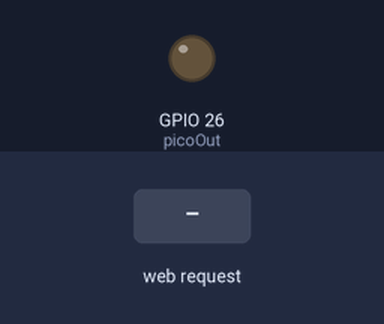
This program was run on a simulated Raspberry Pi (BCM pin numbers). Parts: output pins drawn as LEDs (lit = HIGH). Inputs (shaded band) come from the test bench. A web server runs the application; the clock reads 2024-03-15 10:24:30 at power-on unless the program sets it; what the program prints to the terminal is not drawn.

Above: at 1.2 s.
1.3 s: HTTP request for / received
At 2.0 s:
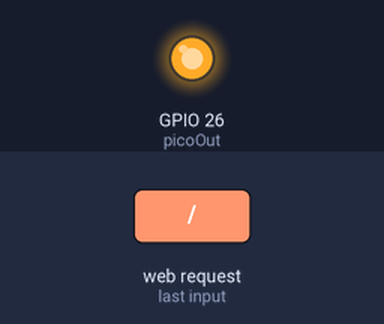
Timing chart, 0 to 4.3 s (numbered marks = the images above; inputs shaded):
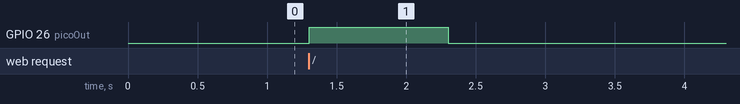

The program:

app.py
```python
# app.py
# simple flask app that triggers an output to a rpi pico on GPIO26 to trigger the relay on the pico.
# this does require the use of various adafruit librarys
import board
import digitalio
import time
from flask import Flask

app = Flask(__name__)

# setup output to pico
picoOut = digitalio.DigitalInOut(board.D26)
picoOut.direction = digitalio.Direction.OUTPUT

# Send output to pico to trigger unlock
def triggerUnlock():
    picoOut.value = True
    time.sleep(1)
    picoOut.value = False
    return "Unlocking..."


# Default / Route for reciving the POST request from the Swift App.
@app.route("/", methods=["POST"])
def index_page():
    return triggerUnlock()
```

Measured:
- after the input at 1.3 s, GPIO 26 (picoOut): LOW → HIGH at once, → LOW 1.0 s later
